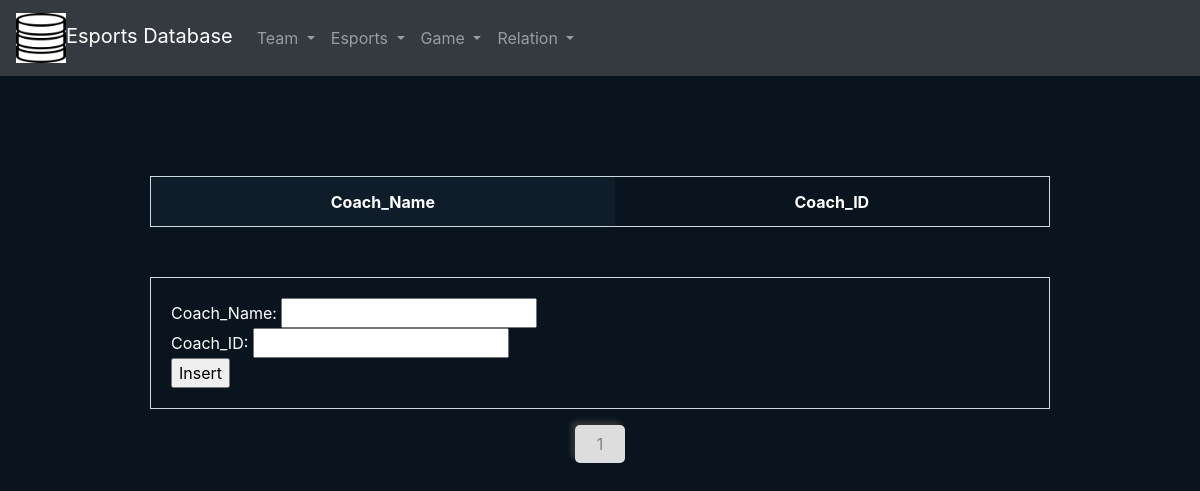
The app's page /game_frontend/subpage/coach.php, older data.
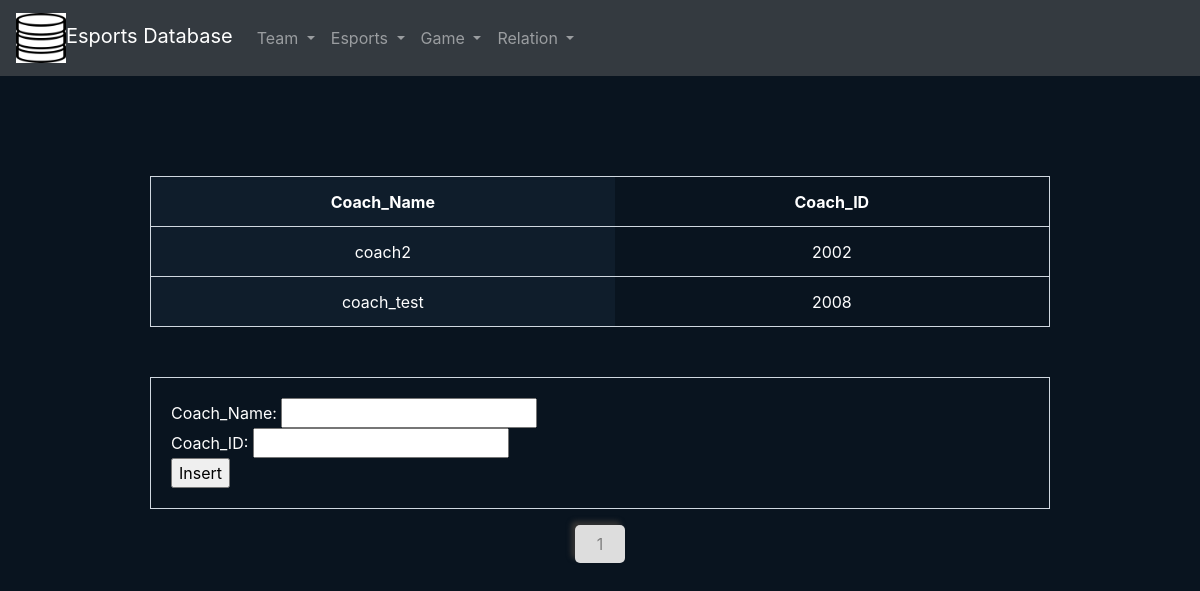
The same page, newer data.
### tables this page shows
CREATE TABLE `coach` (
  `Coach_Name` varchar(250) NOT NULL,
  `Coach_ID` int(11) NOT NULL
);

### game_frontend/subpage/coach.php (the view, shortened to what this page needs)
<html lang="zh-TW">
    <head>
        <link rel="stylesheet" href="https://stackpath.bootstrapcdn.com/bootstrap/4.3.1/css/bootstrap.min.css">
        <link rel="stylesheet" href="../css/index.css">
    </head>
    <body>
        <nav class="navbar navbar-expand-sm bg-dark navbar-dark">
            <a class="navbar-brand" href="../index.php"><img src="../img/db.png" class="logo">Esports Database</a>
            <ul class="navbar-nav">
                <li class="nav-item dropdown">
                    <a class="nav-link dropdown-toggle" href="#" id="navbardrop" data-toggle="dropdown">
                       Team
                    </a>
                </li>
                <li class="nav-item dropdown">
                    <a class="nav-link dropdown-toggle" href="#" id="navbardrop" data-toggle="dropdown">
                        Esports
                    </a>
                </li>
                <li class="nav-item dropdown">
                  <a class="nav-link dropdown-toggle" href="#" id="navbardrop" data-toggle="dropdown">
                    Game
                  </a>
                </li>
                <li class="nav-item dropdown">
                    <a class="nav-link dropdown-toggle" href="#" id="navbardrop" data-toggle="dropdown">
                      Relation
                    </a>
                  </li>
              </ul>
        </nav>
        <table class="tableform" align="center" >
        <?php
        $db_host='127.0.0.1';
        $db_user='root';
        $db_pass='';
        $db_name='gamedb';
        $conn = mysqli_connect($db_host, $db_user, $db_pass, $db_name);
        $sql = 'select * from coach';
        $query = mysqli_query($conn,$sql);
            echo "
            <table class='tableform' align='center'>
            <tr>
            <th>Coach_Name</th>
            <th>Coach_ID</th>
            </tr>";
            while ($row = mysqli_fetch_array($query))
            {
                echo ' <tr>
                <td>'.$row['Coach_Name'].'</td>
                <td>'.$row['Coach_ID'].'</td>
                </tr>';
            }
        echo "</table>";
        ?>
        </table>
        <div align = "center">
        <form action="coach_insert.php" method = "post" class="tableform" align = "left">
            Coach_Name: <input type = "text" name = "Coach_Name">
                        <br/>
            Coach_ID: <input type = "text" name = "Coach_ID">
                        <br/>
            <input type="submit" value ="Insert">
        </form>
        </div>
    <div align=center>
        <a class="btn" href="#">1</a>
    </div>
    </body>
</html>

Row changes from the older to the newer data that the page shows:
added coach: Coach_Name "coach2", Coach_ID "2002"
added coach: Coach_Name "coach_test", Coach_ID "2008"
